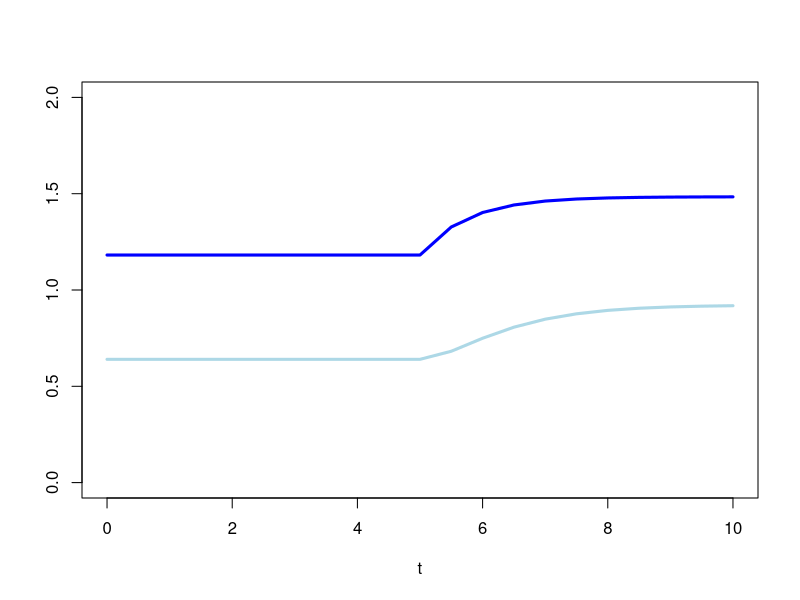
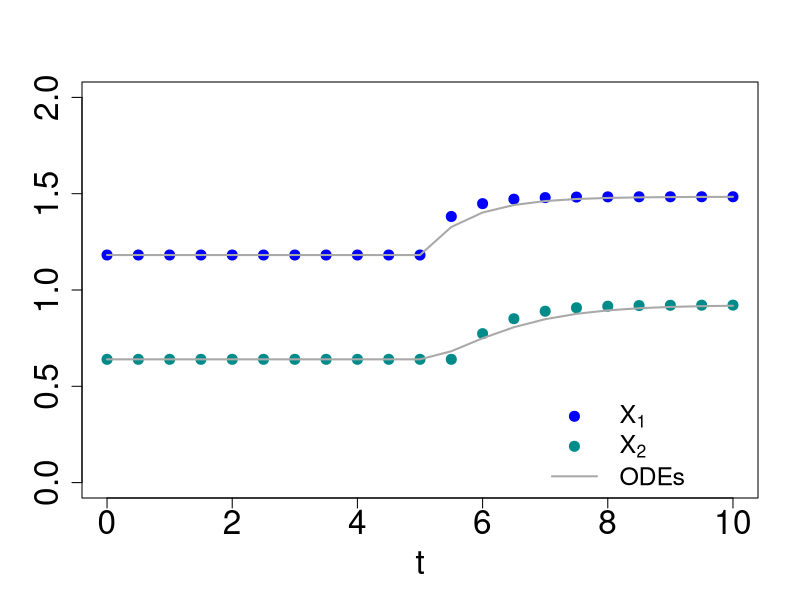
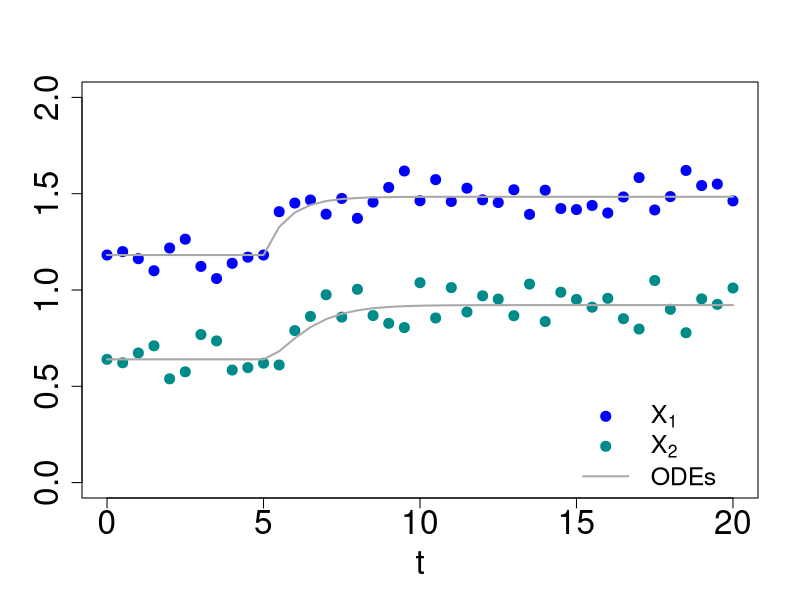

Generate these figures, in order, with R:



rm(list = ls())



######################################################################################################################################
##### system of dif. eq.

#install.packages("deSolve")
library(deSolve)

t = seq(0,10,.5)

InitState=c(
		x1 = 1.181653,
		x2 = 0.64
		)

Pars = c(		
	gamma.0_1 = 2, x0 = 1, f.0_1.0 = 1,			
	r = 1.75, f.1_2.1 = .8,
	gamma.2_ = 2.5, f.2_.2 = .5				
      )

x0 = function(t)
	{
	# Create a function to alter independent variables #
	if (t<5) {return(1)}
	if (t>=5) {return(1.2)}	
	}
x0(t=3)
x0(t=5)
x0(t=7)

Equations <- function(t, x, pars) 
        { 
        ### returns rate of change
        # t = model's time structure
        # initState = model initial state
        # pars = model parameters 

        with(as.list(c(x, pars)), 
            {
		
		X0 = x0(t)

		flux.0_1 = gamma.0_1 * X0^f.0_1.0
		flux.1_2 = r * x1^f.1_2.1
		flux.2_ = gamma.2_ * x2^f.2_.2		

		dx1 = flux.0_1 - flux.1_2
		dx2 = flux.1_2 - flux.2_

            return(list(c(dx1,dx2),count=c(flux.0_1, flux.1_2, flux.2_),signal = X0))
            })
        }


##### system of dif. eq.
######################################################################################################################################

# perturb = data.frame(var = 'x1', time = 6, value = 2, method = "replace") #  method ("replace", "add", "multiply")

out1 = ode(
		times = t,
		y = InitState,
		parms = Pars,
		func = Equations) # events = list(data = perturb) 

#windows()
plot(out1[,1],out1[,2],type='l',col='blue',lwd=3,ylim=c(0,2),xlab='t',ylab='')
points(out1[,1],out1[,3],type='l',col='lightblue',lwd=3)
legend(15,.3,legend=c('x1','x2'),lty=c(1,1),lwd=c(3,3),col=c('blue','lightblue'),bty="n")





######################################################################################################################################
##### discrete 

d_output1 = c(t=min(t),InitState)
for ( i in seq(min(t)+(t[2]-t[1]),max(t),t[2]-t[1]) )
	{
	if ( is.null(dim(d_output1))==TRUE )
		{
		x1 = d_output1[2]
		x2 = d_output1[3]
		} else 
		{
		x1 = d_output1[dim(d_output1)[1],2]
		x2 = d_output1[dim(d_output1)[1],3]
		}

	Xs = with(as.list(c(c(x1,x2), Pars)), 
            {
		
		if (i>5) {x0 = 1.2}

		x1_temp = ( gamma.0_1 * x0^f.0_1.0 - r * x1^f.1_2.1 ) * (t[2]-t[1]) + x1
		x2_temp = ( r * x1^f.1_2.1 - gamma.2_ * x2^f.2_.2 ) * (t[2]-t[1]) + x2

            return(list(c(x1_temp,x2_temp)))
            })

	d_output1 = rbind(d_output1,c(t=i,x1=Xs[[1]][1],x2=Xs[[1]][2]))
	}

# setwd('C:\\Users\\doliv\\OneDrive\\2_2019_America\\2021\\20211105_Eberhard_discrete_BST\\pictures')
# tiff("Fig_saturated.tiff", height = 20, width = 20, units = 'cm',compression = "lzw", res = 300)
plot(d_output1[,1],d_output1[,2],pch=20,col='blue',cex = 2,xlab='t',ylab=colnames(out1)[i+1],ylim=c(0,2),cex.lab=2,cex.axis=2)
lines(out1[,1],out1[,2],col = "darkgrey",lwd=2)
points(d_output1[,1],d_output1[,3],pch=20,cex = 2,col='darkcyan',xlab='t',ylab=colnames(out1)[i+1])
lines(out1[,1],out1[,3],col = "darkgrey",lwd=2)
legend(7,.5,legend=c(expression('X'[1]),expression('X'[2]),'ODEs'),pch=c(20,20,NA),pt.cex = c(2,2,NA),lty=c(NA,NA,1),lwd=c(NA,NA,2),col=c('blue','darkcyan','darkgrey'),cex=1.5,bty="n")
# dev.off()

##### discrete 
######################################################################################################################################





######################################################################################################################################
##### discrete with noise

t = seq(0,20,.5)

out1 = ode(
		times = t,
		y = InitState,
		parms = Pars,
		func = Equations) # events = list(data = perturb) 

d_output2 = c(t=min(t),InitState)
for ( i in seq(min(t)+(t[2]-t[1]),max(t),t[2]-t[1]) )
	{
	if ( is.null(dim(d_output2))==TRUE )
		{
		x1 = d_output2[2]
		x2 = d_output2[3]
		} else 
		{
		x1 = d_output2[dim(d_output2)[1],2]
		x2 = d_output2[dim(d_output2)[1],3]
		}

	Xs = with(as.list(c(c(x1,x2), Pars)), 
            {
		
		if (i>5) {x0 = 1.2}

		r_rand = rnorm(1,mean = r,sd = .1)

		x1_temp = ( gamma.0_1 * x0^f.0_1.0 - r_rand * x1^f.1_2.1 ) * (t[2]-t[1]) + x1
		x2_temp = ( r_rand * x1^f.1_2.1 - gamma.2_ * x2^f.2_.2 ) * (t[2]-t[1]) + x2

            return(list(c(x1_temp,x2_temp)))
            })

	d_output2 = rbind(d_output2,c(t=i,x1=Xs[[1]][1],x2=Xs[[1]][2]))
	}

# setwd('C:\\Users\\doliv\\OneDrive\\2_2019_America\\2021\\20211105_Eberhard_discrete_BST\\pictures')
# tiff("Fig_saturated_rand1.tiff", height = 20, width = 20, units = 'cm',compression = "lzw", res = 300)
plot(d_output2[,1],d_output2[,2],pch=20,col='blue',cex = 2,xlab='t',ylab=colnames(out1)[i+1],ylim=c(0,2),cex.lab=2,cex.axis=2)
lines(out1[,1],out1[,2],col = "darkgrey",lwd=2)
points(d_output2[,1],d_output2[,3],pch=20,cex = 2,col='darkcyan',xlab='t',ylab=colnames(out1)[i+1])
lines(out1[,1],out1[,3],col = "darkgrey",lwd=2)
legend(15,.5,legend=c(expression('X'[1]),expression('X'[2]),'ODEs'),pch=c(20,20,NA),pt.cex = c(2,2,NA),lty=c(NA,NA,1),lwd=c(NA,NA,2),col=c('blue','darkcyan','darkgrey'),cex=1.5,bty="n")
# dev.off()

##### discrete 
######################################################################################################################################
